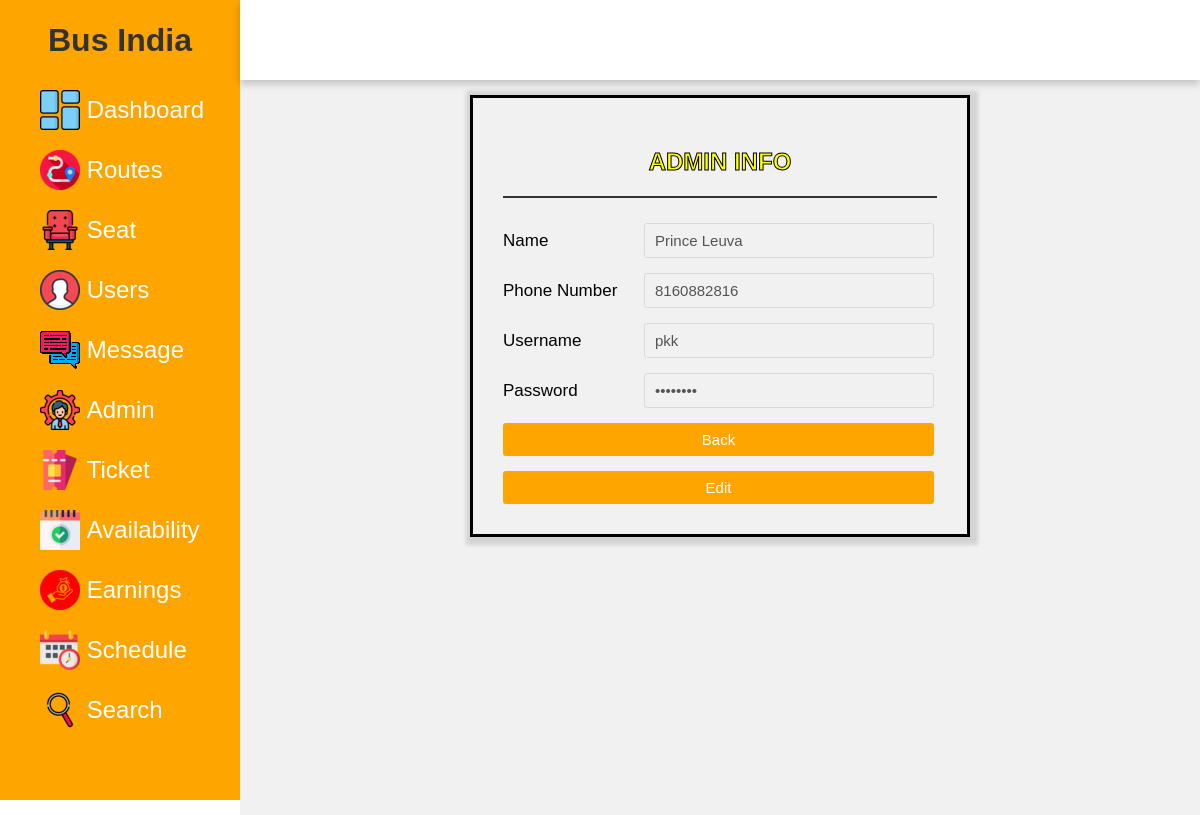
Screenshot of /admin/admininfo.php (signed in) with the database file from the repository.
### tables this page shows
CREATE TABLE IF NOT EXISTS `users` (
  `id` int NOT NULL,
  `name` varchar(191) NOT NULL,
  `phone` varchar(20) NOT NULL,
  `username` varchar(191) NOT NULL,
  `password` varchar(191) NOT NULL,
  `created_at` timestamp NULL DEFAULT NULL
);

### admin/admininfo.php (the view, shortened to what this page needs)
<!DOCTYPE html>
<html lang="en">
<head>
    <link rel="stylesheet" href="registered.css">
    <?php
    include('includes/sidebar.php');
     include('includes/topbar.php');
     include('config/dbcon.php');
     ?>
</head>
<body>
<div class="container">
<div class="content">
<div class="wrapper">
    <div class="title">
      Admin Info
    </div>
    <div class="form">
       <div class="inputfield">
                           <form action="admincode.php" method="POST">
                                          <div class="modal-body">
                                          <?php
                                        if(isset($_SESSION['auth']))
                                        {
                                        $uid= $_SESSION['auth_user']['user_id'];
                                    $query = "SELECT * FROM users where id='$uid'";
                                    $query_run = mysqli_query($con, $query);
                                    if(mysqli_num_rows ($query_run) > 0)
                                    {
                                    foreach($query_run as $row)
                                    {
                                             ?>
                                                <div class="inputfield">
                                                        <label for="">Name</label>
                                                        <input type="text" name="name" class="input" value="<?php echo $row['name']; ?>" placeholder="name" disabled>
                                                        </div>
                                                        <div class="inputfield">
                                                        <label for="">Phone Number</label>
                                                        <input type="text" name="phone" class="input" value="<?php echo $row['phone']; ?>" placeholder="phone number" disabled >
                                                        </div>
                                                        <div class="inputfield">
                                                        <label for="">Username</label>
                                                <input type="text" name="username" class="input" value="<?php echo $row['username']; ?>" placeholder="username" disabled>
                                                        </div>
                                                        <div class="inputfield">
                                                        <label for="">Password</label>
                                                        <input type="password" name="password" class="input" value="<?php echo $row['password']; ?>" placeholder="password" disabled>
                                                        </div>
                                                        <?php
                                                              }
                                                                                      }
                                                                                          }
                                                                                           ?>
                                                                    <div class="inputfield">
                                                                       <a href="index.php" class="btn">Back</a>
                                                                    </div>
                                                                    <div class="inputfield">
                                                                    <a href="adminpedit.php?user_id=<?php echo $row['id'];?>" class="btn">Edit</a>                                                                    </div>
                                          </div>
                                                                </form>
                                                            </div>
                                                       </div>
                                                 </div>
                                               </div>
                                           </div>
 </body>
 </html>

### admin/registered.css (style rules this page uses)
* { margin: 0; padding: 0; box-sizing: border-box; font-family: 'Poppins', sans-serif; }
body { min-height: 100vh; }
a { text-decoration: none; color: white; }
.btn { background: #ffa500; color: white; padding: 5px 10px; text-align: center; }
.title { display: flex; align-items: center; justify-content: space-around; padding: 15px 10px; border-bottom: 2px solid #333; }
.wrapper { max-width: 500px; width: 100%; height: 100; margin: 95px auto; border: 3px solid #000000; box-shadow: 2px 2px 4px 6px rgba(0,0,0,0.125); padding: 30px; }
.wrapper .title { font-size: 24px; font-weight: 700; margin-bottom: 25px; color: #fec107; text-transform: uppercase; text-align: center; -webkit-text-fill-color: yellow; -webkit-text-stroke: 1px black; }
.wrapper .form { width: 100%; }
.wrapper .form .inputfield { margin-bottom: 15px; display: flex; align-items: center; }
.wrapper .form .inputfield label { width: 200px; color: #000000; margin-right: 10px; font-size: 17px; }
.wrapper .form .inputfield .input, .wrapper .form .inputfield .textarea { width: 100%; outline: none; border: 1px solid #000000; font-size: 15px; padding: 8px 10px; border-radius: 3px; transition: all 0.3s ease; }
.wrapper .form .inputfield .btn { width: 100%; padding: 8px 10px; font-size: 15px; border: 0px; color: #fff; cursor: pointer; border-radius: 3px; outline: none; }
.wrapper .form .inputfield:last-child { margin-bottom: 0; }

### admin/css/style.css (style rules this page uses)
* { margin: 0; padding: 0; box-sizing: border-box; font-family: 'Poppins', sans-serif; }
body { min-height: 100vh; }
a { text-decoration: none; color: white; }
.btn { background: #ffa500; color: white; padding: 5px 10px; text-align: center; }
.title { display: flex; align-items: center; justify-content: space-around; padding-top: 20px; padding-bottom: 20px; border-bottom: 2px solid #333; }
.container { position: absolute; right: 0; width: 80vw; height: 100vh; background: #f1f1f1; }
.container .content { position: relative; margin-top: 10vh; min-height: 90vh; background: #f1f1f1; }
.wrapper .form .inputfield .input, .wrapper .form .inputfield .textarea { width: 100%; outline: none; border: 1px solid #d5dbd9; font-size: 15px; padding: 8px 10px; border-radius: 3px; transition: all 0.3s ease; }

### rows the page displays
users: name "Prince Leuva", phone "8160882816", username "pkk"
